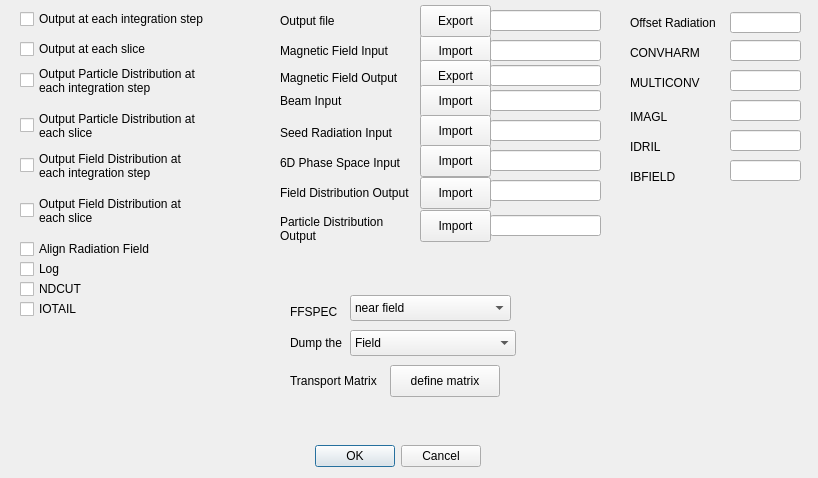
<?xml version="1.0" encoding="UTF-8"?>
<ui version="4.0">
 <class>Dialog</class>
 <widget class="QDialog" name="Dialog">
  <property name="geometry">
   <rect>
    <x>0</x>
    <y>0</y>
    <width>818</width>
    <height>478</height>
   </rect>
  </property>
  <property name="windowTitle">
   <string>Dialog</string>
  </property>
  <widget class="QDialogButtonBox" name="buttonBox">
   <property name="geometry">
    <rect>
     <x>260</x>
     <y>440</y>
     <width>221</width>
     <height>32</height>
    </rect>
   </property>
   <property name="orientation">
    <enum>Qt::Horizontal</enum>
   </property>
   <property name="standardButtons">
    <set>QDialogButtonBox::Cancel|QDialogButtonBox::Ok</set>
   </property>
  </widget>
  <widget class="QCheckBox" name="iphsty">
   <property name="geometry">
    <rect>
     <x>20</x>
     <y>10</y>
     <width>201</width>
     <height>18</height>
    </rect>
   </property>
   <property name="text">
    <string>Output at each integration step</string>
   </property>
  </widget>
  <widget class="QCheckBox" name="ishsty">
   <property name="geometry">
    <rect>
     <x>20</x>
     <y>40</y>
     <width>171</width>
     <height>18</height>
    </rect>
   </property>
   <property name="text">
    <string>Output at each slice</string>
   </property>
  </widget>
  <widget class="QCheckBox" name="ippart">
   <property name="geometry">
    <rect>
     <x>20</x>
     <y>60</y>
     <width>201</width>
     <height>41</height>
    </rect>
   </property>
   <property name="text">
    <string>Output Particle Distribution at 
each integration step</string>
   </property>
  </widget>
  <widget class="QCheckBox" name="ispart">
   <property name="geometry">
    <rect>
     <x>20</x>
     <y>110</y>
     <width>201</width>
     <height>31</height>
    </rect>
   </property>
   <property name="text">
    <string>Output Particle Distribution at 
each slice</string>
   </property>
  </widget>
  <widget class="QCheckBox" name="ipradi">
   <property name="geometry">
    <rect>
     <x>20</x>
     <y>150</y>
     <width>191</width>
     <height>31</height>
    </rect>
   </property>
   <property name="text">
    <string>Output Field Distribution at 
each integration step</string>
   </property>
  </widget>
  <widget class="QCheckBox" name="isradi">
   <property name="geometry">
    <rect>
     <x>20</x>
     <y>190</y>
     <width>191</width>
     <height>41</height>
    </rect>
   </property>
   <property name="text">
    <string>Output Field Distribution at
each slice</string>
   </property>
  </widget>
  <widget class="QCheckBox" name="iotail">
   <property name="geometry">
    <rect>
     <x>20</x>
     <y>300</y>
     <width>85</width>
     <height>18</height>
    </rect>
   </property>
   <property name="text">
    <string>IOTAIL</string>
   </property>
  </widget>
  <widget class="QLabel" name="label_2">
   <property name="geometry">
    <rect>
     <x>280</x>
     <y>40</y>
     <width>117</width>
     <height>21</height>
    </rect>
   </property>
   <property name="text">
    <string>Magnetic Field Input</string>
   </property>
  </widget>
  <widget class="QPushButton" name="magin">
   <property name="geometry">
    <rect>
     <x>420</x>
     <y>35</y>
     <width>71</width>
     <height>32</height>
    </rect>
   </property>
   <property name="text">
    <string>Import</string>
   </property>
  </widget>
  <widget class="QLineEdit" name="lineEdit_2">
   <property name="geometry">
    <rect>
     <x>490</x>
     <y>40</y>
     <width>111</width>
     <height>21</height>
    </rect>
   </property>
  </widget>
  <widget class="QLabel" name="label">
   <property name="geometry">
    <rect>
     <x>280</x>
     <y>10</y>
     <width>94</width>
     <height>21</height>
    </rect>
   </property>
   <property name="text">
    <string>Output file</string>
   </property>
  </widget>
  <widget class="QPushButton" name="outputfile">
   <property name="geometry">
    <rect>
     <x>420</x>
     <y>5</y>
     <width>71</width>
     <height>32</height>
    </rect>
   </property>
   <property name="text">
    <string>Export</string>
   </property>
  </widget>
  <widget class="QLineEdit" name="lineEdit">
   <property name="geometry">
    <rect>
     <x>490</x>
     <y>10</y>
     <width>111</width>
     <height>21</height>
    </rect>
   </property>
   <property name="sizePolicy">
    <sizepolicy hsizetype="Maximum" vsizetype="Fixed">
     <horstretch>0</horstretch>
     <verstretch>0</verstretch>
    </sizepolicy>
   </property>
  </widget>
  <widget class="QLabel" name="label_3">
   <property name="geometry">
    <rect>
     <x>280</x>
     <y>70</y>
     <width>131</width>
     <height>16</height>
    </rect>
   </property>
   <property name="text">
    <string>Magnetic Field Output</string>
   </property>
  </widget>
  <widget class="QLineEdit" name="lineEdit_3">
   <property name="geometry">
    <rect>
     <x>490</x>
     <y>65</y>
     <width>111</width>
     <height>21</height>
    </rect>
   </property>
   <property name="sizePolicy">
    <sizepolicy hsizetype="Maximum" vsizetype="Fixed">
     <horstretch>0</horstretch>
     <verstretch>0</verstretch>
    </sizepolicy>
   </property>
  </widget>
  <widget class="QPushButton" name="magout">
   <property name="geometry">
    <rect>
     <x>420</x>
     <y>60</y>
     <width>71</width>
     <height>32</height>
    </rect>
   </property>
   <property name="text">
    <string>Export</string>
   </property>
  </widget>
  <widget class="QComboBox" name="dump">
   <property name="geometry">
    <rect>
     <x>350</x>
     <y>330</y>
     <width>166</width>
     <height>26</height>
    </rect>
   </property>
   <item>
    <property name="text">
     <string>Field</string>
    </property>
   </item>
   <item>
    <property name="text">
     <string>Distribution</string>
    </property>
   </item>
   <item>
    <property name="text">
     <string>Field &amp; Distribuition</string>
    </property>
   </item>
  </widget>
  <widget class="QLabel" name="label_4">
   <property name="geometry">
    <rect>
     <x>290</x>
     <y>333</y>
     <width>61</width>
     <height>20</height>
    </rect>
   </property>
   <property name="text">
    <string>Dump the</string>
   </property>
  </widget>
  <widget class="QLabel" name="label_5">
   <property name="geometry">
    <rect>
     <x>280</x>
     <y>90</y>
     <width>117</width>
     <height>21</height>
    </rect>
   </property>
   <property name="text">
    <string>Beam Input</string>
   </property>
  </widget>
  <widget class="QPushButton" name="beamfile">
   <property name="geometry">
    <rect>
     <x>420</x>
     <y>85</y>
     <width>71</width>
     <height>32</height>
    </rect>
   </property>
   <property name="text">
    <string>Import</string>
   </property>
  </widget>
  <widget class="QLineEdit" name="lineEdit_4">
   <property name="geometry">
    <rect>
     <x>490</x>
     <y>90</y>
     <width>111</width>
     <height>21</height>
    </rect>
   </property>
   <property name="text">
    <string/>
   </property>
  </widget>
  <widget class="QLabel" name="label_6">
   <property name="geometry">
    <rect>
     <x>280</x>
     <y>125</y>
     <width>131</width>
     <height>16</height>
    </rect>
   </property>
   <property name="text">
    <string>Seed Radiation Input</string>
   </property>
  </widget>
  <widget class="QLineEdit" name="lineEdit_5">
   <property name="geometry">
    <rect>
     <x>490</x>
     <y>120</y>
     <width>111</width>
     <height>21</height>
    </rect>
   </property>
   <property name="text">
    <string/>
   </property>
  </widget>
  <widget class="QPushButton" name="radfile">
   <property name="geometry">
    <rect>
     <x>420</x>
     <y>115</y>
     <width>71</width>
     <height>32</height>
    </rect>
   </property>
   <property name="text">
    <string>Import</string>
   </property>
  </widget>
  <widget class="QLabel" name="label_7">
   <property name="geometry">
    <rect>
     <x>280</x>
     <y>155</y>
     <width>141</width>
     <height>16</height>
    </rect>
   </property>
   <property name="text">
    <string>6D Phase Space Input</string>
   </property>
  </widget>
  <widget class="QLineEdit" name="lineEdit_6">
   <property name="geometry">
    <rect>
     <x>490</x>
     <y>150</y>
     <width>111</width>
     <height>21</height>
    </rect>
   </property>
   <property name="text">
    <string/>
   </property>
  </widget>
  <widget class="QPushButton" name="distfile">
   <property name="geometry">
    <rect>
     <x>420</x>
     <y>145</y>
     <width>71</width>
     <height>32</height>
    </rect>
   </property>
   <property name="text">
    <string>Import</string>
   </property>
  </widget>
  <widget class="QCheckBox" name="ndcut">
   <property name="geometry">
    <rect>
     <x>20</x>
     <y>280</y>
     <width>85</width>
     <height>18</height>
    </rect>
   </property>
   <property name="text">
    <string>NDCUT</string>
   </property>
  </widget>
  <widget class="QLabel" name="label_8">
   <property name="geometry">
    <rect>
     <x>280</x>
     <y>185</y>
     <width>151</width>
     <height>16</height>
    </rect>
   </property>
   <property name="text">
    <string>Field Distribution Output</string>
   </property>
  </widget>
  <widget class="QLineEdit" name="lineEdit_7">
   <property name="geometry">
    <rect>
     <x>490</x>
     <y>180</y>
     <width>111</width>
     <height>21</height>
    </rect>
   </property>
   <property name="sizePolicy">
    <sizepolicy hsizetype="Maximum" vsizetype="Fixed">
     <horstretch>0</horstretch>
     <verstretch>0</verstretch>
    </sizepolicy>
   </property>
  </widget>
  <widget class="QPushButton" name="fieldfile">
   <property name="geometry">
    <rect>
     <x>420</x>
     <y>177</y>
     <width>71</width>
     <height>32</height>
    </rect>
   </property>
   <property name="text">
    <string>Import</string>
   </property>
  </widget>
  <widget class="QCheckBox" name="alignradf">
   <property name="geometry">
    <rect>
     <x>20</x>
     <y>240</y>
     <width>161</width>
     <height>18</height>
    </rect>
   </property>
   <property name="text">
    <string>Align Radiation Field</string>
   </property>
  </widget>
  <widget class="QLabel" name="label_9">
   <property name="geometry">
    <rect>
     <x>630</x>
     <y>15</y>
     <width>101</width>
     <height>16</height>
    </rect>
   </property>
   <property name="text">
    <string>Offset Radiation</string>
   </property>
  </widget>
  <widget class="QLineEdit" name="offsetradf">
   <property name="geometry">
    <rect>
     <x>730</x>
     <y>12</y>
     <width>71</width>
     <height>21</height>
    </rect>
   </property>
  </widget>
  <widget class="QLineEdit" name="lineEdit_9">
   <property name="geometry">
    <rect>
     <x>490</x>
     <y>215</y>
     <width>111</width>
     <height>21</height>
    </rect>
   </property>
   <property name="sizePolicy">
    <sizepolicy hsizetype="Maximum" vsizetype="Fixed">
     <horstretch>0</horstretch>
     <verstretch>0</verstretch>
    </sizepolicy>
   </property>
  </widget>
  <widget class="QLabel" name="label_10">
   <property name="geometry">
    <rect>
     <x>280</x>
     <y>213</y>
     <width>151</width>
     <height>31</height>
    </rect>
   </property>
   <property name="text">
    <string>Particle Distribution
Output</string>
   </property>
  </widget>
  <widget class="QPushButton" name="partfile">
   <property name="geometry">
    <rect>
     <x>420</x>
     <y>210</y>
     <width>71</width>
     <height>32</height>
    </rect>
   </property>
   <property name="text">
    <string>Import</string>
   </property>
  </widget>
  <widget class="QLabel" name="label_11">
   <property name="geometry">
    <rect>
     <x>630</x>
     <y>45</y>
     <width>81</width>
     <height>16</height>
    </rect>
   </property>
   <property name="text">
    <string>CONVHARM</string>
   </property>
  </widget>
  <widget class="QLineEdit" name="convharm">
   <property name="geometry">
    <rect>
     <x>730</x>
     <y>40</y>
     <width>71</width>
     <height>21</height>
    </rect>
   </property>
  </widget>
  <widget class="QLabel" name="label_12">
   <property name="geometry">
    <rect>
     <x>630</x>
     <y>75</y>
     <width>81</width>
     <height>16</height>
    </rect>
   </property>
   <property name="text">
    <string>MULTICONV</string>
   </property>
  </widget>
  <widget class="QLineEdit" name="multiconv">
   <property name="geometry">
    <rect>
     <x>730</x>
     <y>70</y>
     <width>71</width>
     <height>21</height>
    </rect>
   </property>
  </widget>
  <widget class="QLabel" name="label_13">
   <property name="geometry">
    <rect>
     <x>630</x>
     <y>110</y>
     <width>56</width>
     <height>13</height>
    </rect>
   </property>
   <property name="text">
    <string>IMAGL</string>
   </property>
  </widget>
  <widget class="QLineEdit" name="imagl">
   <property name="geometry">
    <rect>
     <x>730</x>
     <y>100</y>
     <width>71</width>
     <height>21</height>
    </rect>
   </property>
  </widget>
  <widget class="QLabel" name="label_14">
   <property name="geometry">
    <rect>
     <x>630</x>
     <y>140</y>
     <width>56</width>
     <height>13</height>
    </rect>
   </property>
   <property name="text">
    <string>IDRIL</string>
   </property>
  </widget>
  <widget class="QLineEdit" name="idril">
   <property name="geometry">
    <rect>
     <x>730</x>
     <y>130</y>
     <width>71</width>
     <height>21</height>
    </rect>
   </property>
  </widget>
  <widget class="QLabel" name="label_15">
   <property name="geometry">
    <rect>
     <x>290</x>
     <y>373</y>
     <width>101</width>
     <height>16</height>
    </rect>
   </property>
   <property name="text">
    <string>Transport Matrix</string>
   </property>
  </widget>
  <widget class="QPushButton" name="trama">
   <property name="geometry">
    <rect>
     <x>390</x>
     <y>365</y>
     <width>110</width>
     <height>32</height>
    </rect>
   </property>
   <property name="text">
    <string>define matrix</string>
   </property>
  </widget>
  <widget class="QCheckBox" name="ilog">
   <property name="geometry">
    <rect>
     <x>20</x>
     <y>260</y>
     <width>85</width>
     <height>18</height>
    </rect>
   </property>
   <property name="text">
    <string>Log</string>
   </property>
  </widget>
  <widget class="QLabel" name="label_16">
   <property name="geometry">
    <rect>
     <x>630</x>
     <y>170</y>
     <width>56</width>
     <height>13</height>
    </rect>
   </property>
   <property name="text">
    <string>IBFIELD</string>
   </property>
  </widget>
  <widget class="QLineEdit" name="ibfield">
   <property name="geometry">
    <rect>
     <x>730</x>
     <y>160</y>
     <width>71</width>
     <height>21</height>
    </rect>
   </property>
  </widget>
  <widget class="QComboBox" name="ffspec">
   <property name="geometry">
    <rect>
     <x>350</x>
     <y>295</y>
     <width>161</width>
     <height>26</height>
    </rect>
   </property>
   <item>
    <property name="text">
     <string>near field</string>
    </property>
   </item>
   <item>
    <property name="text">
     <string>far field</string>
    </property>
   </item>
   <item>
    <property name="text">
     <string>total radiation power</string>
    </property>
   </item>
  </widget>
  <widget class="QLabel" name="label_17">
   <property name="geometry">
    <rect>
     <x>290</x>
     <y>305</y>
     <width>56</width>
     <height>13</height>
    </rect>
   </property>
   <property name="text">
    <string>FFSPEC</string>
   </property>
  </widget>
 </widget>
 <resources/>
 <connections>
  <connection>
   <sender>buttonBox</sender>
   <signal>accepted()</signal>
   <receiver>Dialog</receiver>
   <slot>accept()</slot>
   <hints>
    <hint type="sourcelabel">
     <x>248</x>
     <y>254</y>
    </hint>
    <hint type="destinationlabel">
     <x>157</x>
     <y>274</y>
    </hint>
   </hints>
  </connection>
  <connection>
   <sender>buttonBox</sender>
   <signal>rejected()</signal>
   <receiver>Dialog</receiver>
   <slot>reject()</slot>
   <hints>
    <hint type="sourcelabel">
     <x>316</x>
     <y>260</y>
    </hint>
    <hint type="destinationlabel">
     <x>286</x>
     <y>274</y>
    </hint>
   </hints>
  </connection>
 </connections>
</ui>
